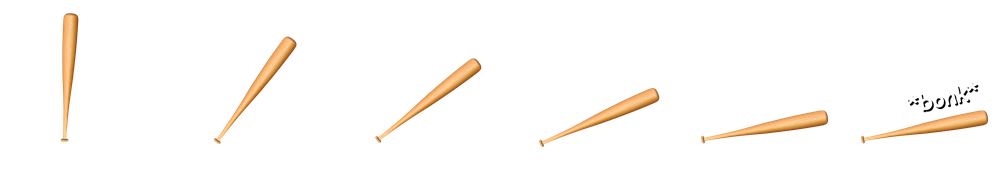
#> input picture PatPatWeb/etc/tools/bonk_animation.png, 1000 x 195 px, shrunk from 3126 x 609 before the run
$ python shrinker.py bonk_animation.png 5
#> lines starting #> are read from the running program, lines starting #| are printed output that depends on the picture
import sys
from PIL import Image
import os

def main():
    overrideSplit = 0
    if len(sys.argv) != 3:
        os.system("clear")
        overrideSplit = int(input("Split: "))

    image_path = sys.argv[1]
    parts = 0
    if overrideSplit > 0:
        parts = overrideSplit
    else:
        parts = int(sys.argv[2])

    if parts <= 0:
        print("Parts must be > 0")
        sys.exit(1)

    img = Image.open(image_path)
#> img is the input picture: PIL image 1000x195 RGBA; mean R, G, B, A 11.9, 8.6, 5.2, 10.6
    width, height = img.size
#> width = 1000; height = 195

    part_width = width // parts
#> part_width = 200

    print(f"# Image Width: {width}")
#| # Image Width: 1000
    print(f"# Image Height: {height}")
#| # Image Height: 195
    print(f"# Parts: {parts}")
    print("\nSplitted To:")

    base_name, ext = os.path.splitext(image_path)

    for i in range(parts):
        left = i * part_width
        right = width if i == parts - 1 else (i + 1) * part_width

        crop = img.crop((left, 0, right, height))
        out_name = f"out/{base_name}{i}{ext}"
        crop.save(out_name)

        print(f"{out_name} -> width: {right - left}, height: {height}")
#> this loop made 5 passes
#> pass 1, in main, `crop = img.crop((left, 0, right, height))`:
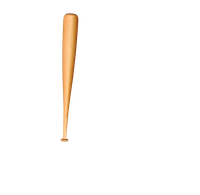
#> crop: PIL image 200x195 RGBA; mean R, G, B, A 9.1, 6.4, 3.6, 8.1; transparent parts drawn white
#> pass 2, in main, `crop = img.crop((left, 0, right, height))`:
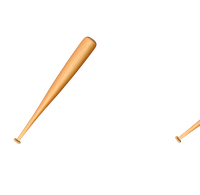
#> crop: PIL image 200x195 RGBA; mean R, G, B, A 10.5, 7.4, 4.1, 8.9; transparent parts drawn white
#> pass 3, in main, `crop = img.crop((left, 0, right, height))`:
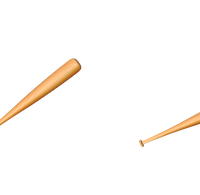
#> crop: PIL image 200x195 RGBA; mean R, G, B, A 11.1, 7.7, 4.3, 9.9; transparent parts drawn white
#> after the loop:
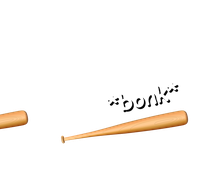
#> crop: PIL image 200x195 RGBA; mean R, G, B, A 16.4, 12.8, 9.1, 15.3; transparent parts drawn white

if __name__ == "__main__":
    main()
